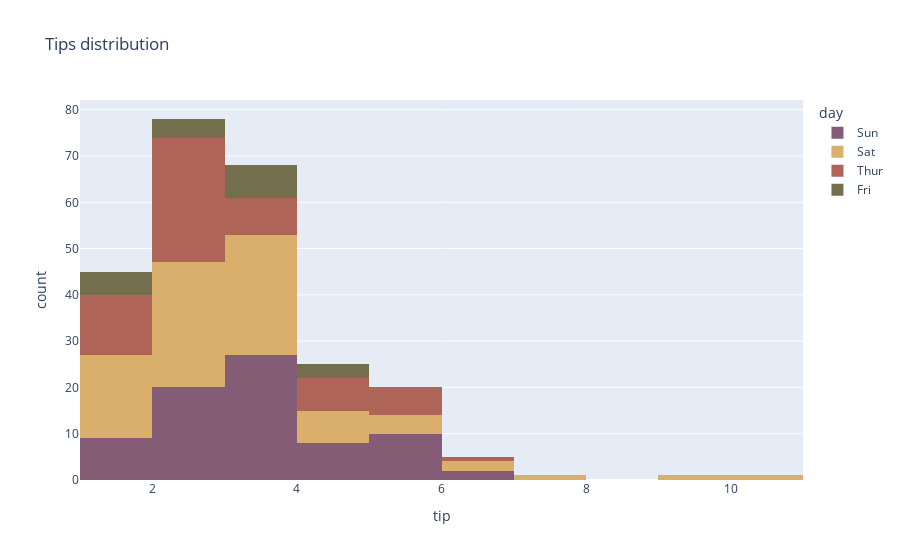

This figure's notebook cell:
### Markdown cell above
3. Personalizar el número de bins y agregar colores según el día de la semana (day).

### Code cell
px.histogram(df
             , x="tip"
             , color="day"
             , color_discrete_sequence=px.colors.qualitative.Antique
             , histfunc="count"
             , nbins=10
             , title="Tips distribution")

### Figure 1 — Plotly figure (JSON) as saved in the notebook; plotly's stock layout.template omitted (floating-point values rounded to 4 significant figures)
{"data": [{"alignmentgroup": "True", "bingroup": "x", "histfunc": "count", "hovertemplate": "day=Sun<br>tip=%{x}<br>count=%{y}<extra></extra>", "legendgroup": "Sun", "marker": {"color": "rgb(133, 92, 117)", "pattern": {"shape": ""}}, "name": "Sun", "nbinsx": 10, "offsetgroup": "Sun", "orientation": "v", "showlegend": true, "type": "histogram", "x": [1.01, 1.66, 3.5, 3.31, 3.61, 4.71, 2, 3.12, 1.96, 3.23, 1.71, 5, 1.57, 3, 3.02, 3.92, 1.67, 3.71, 3.5, 2.54, 3.06, 1.32, 5.6, 3, 5, 6, 2.05, 3, 2.5, 2.6, 5.2, 1.56, 4.34, 3.51, 4, 2.55, 4, 3.5, 5.07, 2.5, 2, 2.74, 2, 2, 5.14, 5, 3.75, 2.61, 2, 3.5, 2.5, 2, 2, 3, 3.48, 2.24, 4.5, 5.15, 3.18, 4, 3.11, 2, 2, 4, 3.55, 3.68, 5.65, 3.5, 6.5, 3, 5, 3.5, 2, 3.5, 4, 1.5], "xaxis": "x", "yaxis": "y"}, {"alignmentgroup": "True", "bingroup": "x", "histfunc": "count", "hovertemplate": "day=Sat<br>tip=%{x}<br>count=%{y}<extra></extra>", "legendgroup": "Sat", "marker": {"color": "rgb(217, 175, 107)", "pattern": {"shape": ""}}, "name": "Sat", "nbinsx": 10, "offsetgroup": "Sat", "orientation": "v", "showlegend": true, "type": "histogram", "x": [3.35, 4.08, 2.75, 2.23, 7.58, 3.18, 2.34, 2, 2, 4.3, 3, 1.45, 2.5, 3, 2.45, 3.27, 3.6, 2, 3.07, 2.31, 5, 2.24, 3, 1.5, 1.76, 6.73, 3.21, 2, 1.98, 3.76, 2.64, 3.15, 2.47, 1, 2.01, 2.09, 1.97, 3, 3.14, 5, 2.2, 1.25, 3.08, 2.5, 3.48, 4.08, 1.64, 4.06, 4.29, 3.76, 4, 3, 1, 1.61, 2, 10, 3.16, 3.41, 3, 2.03, 2.23, 2, 5.16, 9, 2.5, 6.5, 1.1, 3, 1.5, 1.44, 3.09, 3, 2.72, 2.88, 2, 3, 3.39, 1.47, 3, 1.25, 1, 1.17, 4.67, 5.92, 2, 2, 1.75], "xaxis": "x", "yaxis": "y"}, {"alignmentgroup": "True", "bingroup": "x", "histfunc": "count", "hovertemplate": "day=Thur<br>tip=%{x}<br>count=%{y}<extra></extra>", "legendgroup": "Thur", "marker": {"color": "rgb(175, 100, 88)", "pattern": {"shape": ""}}, "name": "Thur", "nbinsx": 10, "offsetgroup": "Thur", "orientation": "v", "showlegend": true, "type": "histogram", "x": [4, 3, 2.71, 3, 3.4, 1.83, 5, 2.03, 5.17, 2, 4, 5.85, 3, 1.5, 1.8, 2.92, 2.31, 1.68, 2.5, 2, 2.52, 4.2, 1.48, 2, 2, 2.18, 1.5, 2.83, 1.5, 2, 3.25, 1.25, 2, 2, 2, 2.75, 3.5, 6.7, 5, 5, 2.3, 1.5, 1.36, 1.63, 1.73, 2, 4.19, 2.56, 2.02, 4, 1.44, 2, 5, 2, 2, 4, 2.01, 2, 2.5, 4, 3.23, 3], "xaxis": "x", "yaxis": "y"}, {"alignmentgroup": "True", "bingroup": "x", "histfunc": "count", "hovertemplate": "day=Fri<br>tip=%{x}<br>count=%{y}<extra></extra>", "legendgroup": "Fri", "marker": {"color": "rgb(115, 111, 76)", "pattern": {"shape": ""}}, "name": "Fri", "nbinsx": 10, "offsetgroup": "Fri", "orientation": "v", "showlegend": true, "type": "histogram", "x": [3, 3.5, 1, 4.3, 3.25, 4.73, 4, 1.5, 3, 1.5, 2.5, 3, 2.2, 3.48, 1.92, 3, 1.58, 2.5, 2], "xaxis": "x", "yaxis": "y"}], "layout": {"barmode": "relative", "legend": {"title": {"text": "day"}, "tracegroupgap": 0}, "title": {"text": "Tips distribution"}, "xaxis": {"anchor": "y", "domain": [0, 1], "title": {"text": "tip"}}, "yaxis": {"anchor": "x", "domain": [0, 1], "title": {"text": "count"}}}}
